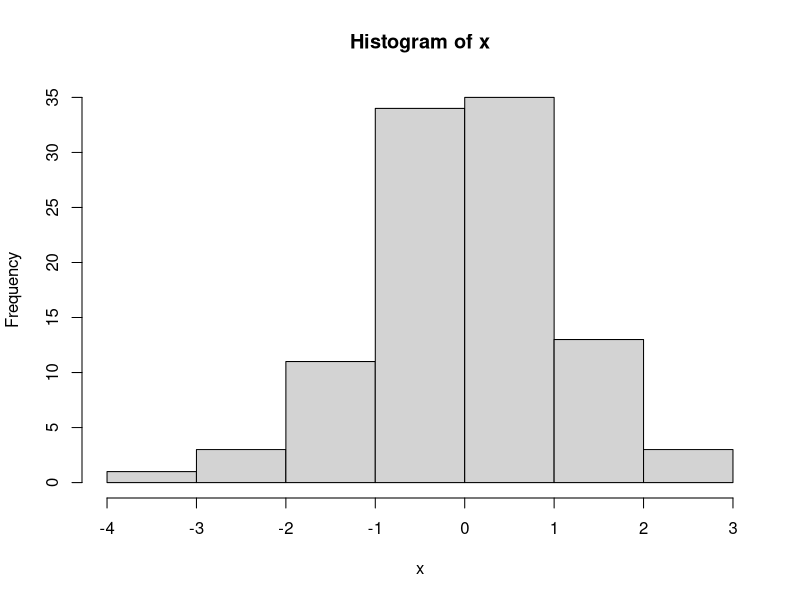
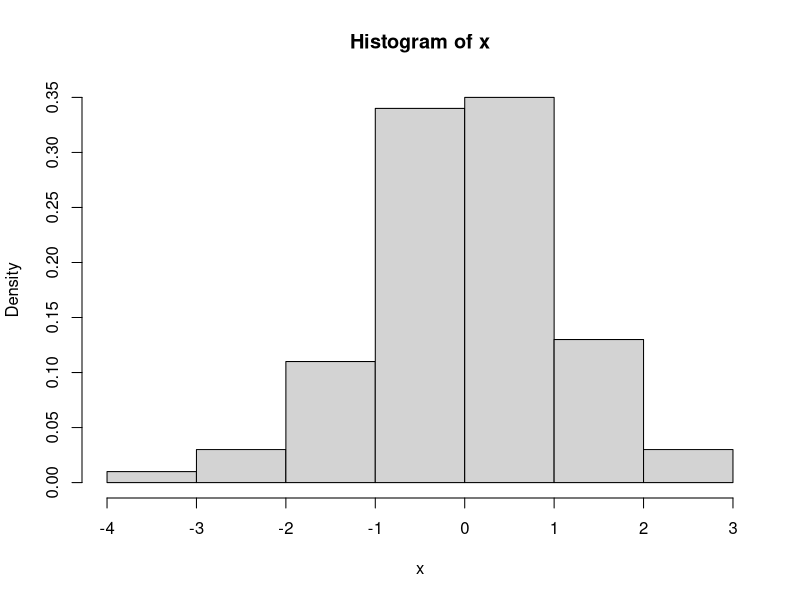
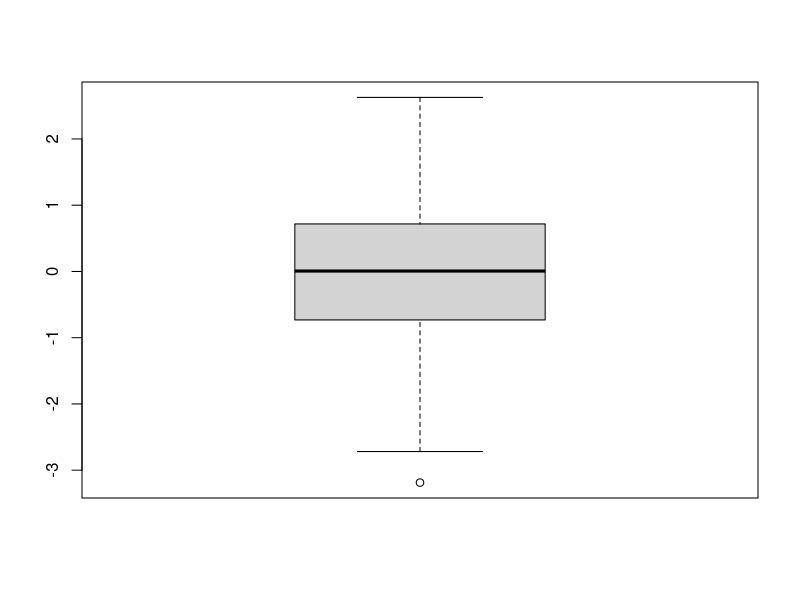
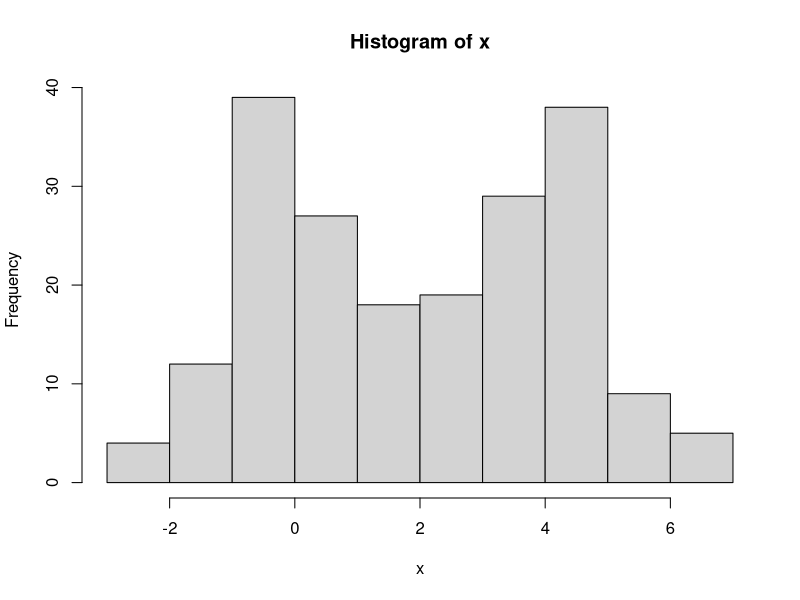
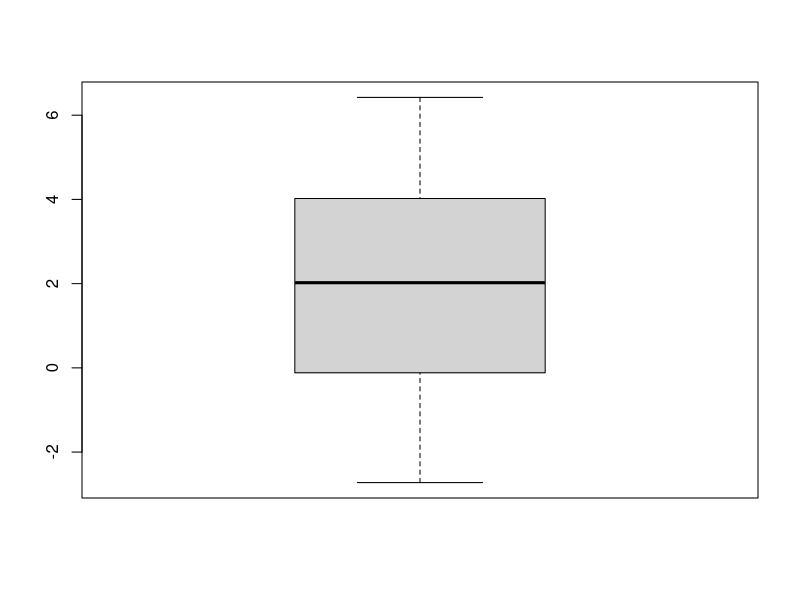
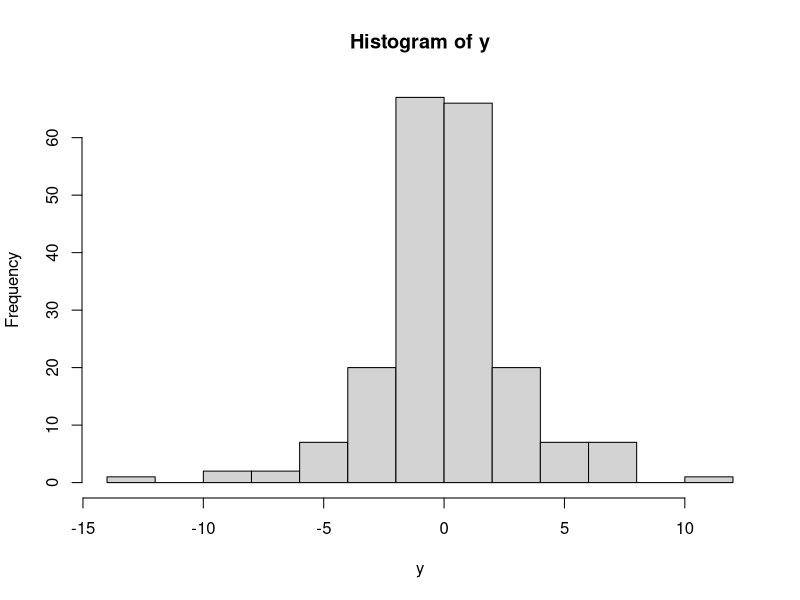
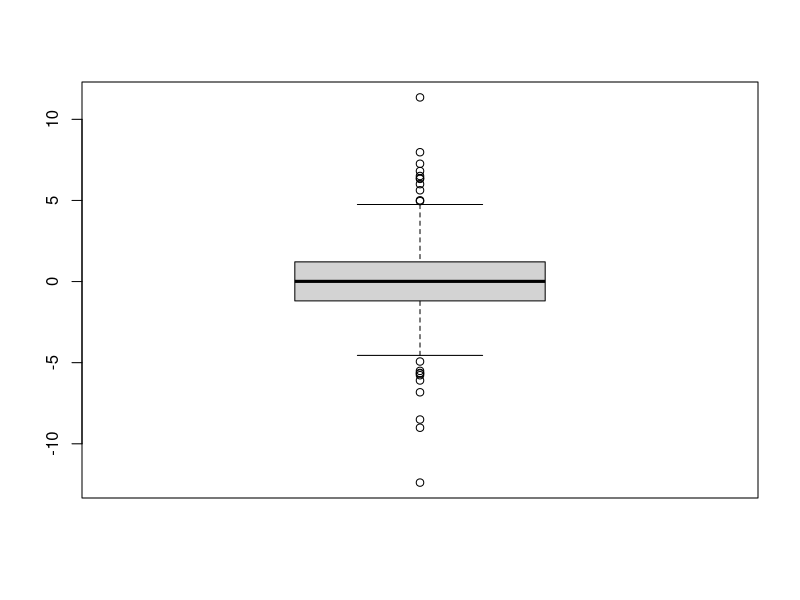
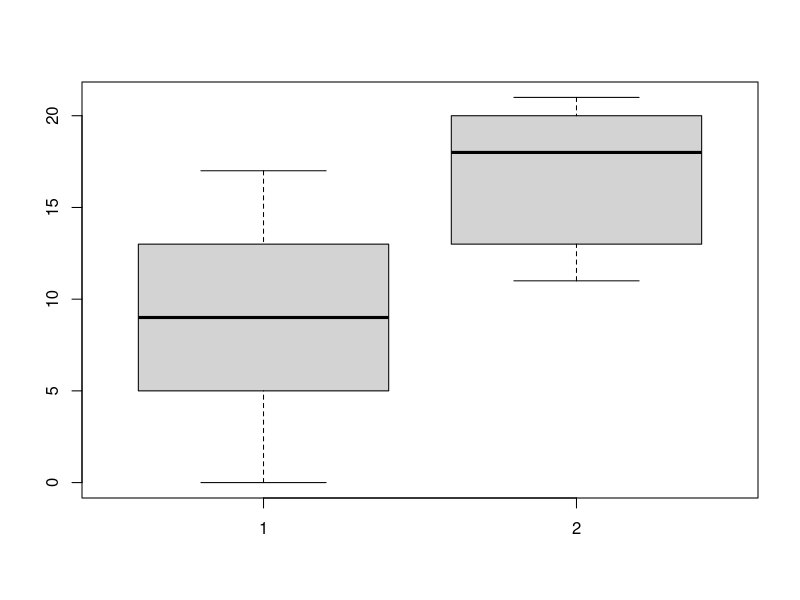

Write R code to recreate these figures, in order.
# Filename: 	code.r
# Project: 	/Users/shume/Developer/stat/MedicalStatisticsClass2015/01
# Author: 	shumez <https://github.com/shumez>
# Created: 	2019-06-26 16:42:0
# Modified: 	2019-06-26 16:49:28
# -----
# Copyright (c) 2019 shumez

##### 医学統計勉強会15第一回基本統計量　R code #####

x <- c(0.684, 1.406, -0.663, -0.124, 0.849, -0.888, -0.492, -0.044, -0.188, 0.536, 2.063, -1.379, 0.920, 0.453, 1.239)

## 数量的なデータの要約 ##

sum(x)			# x の要素の和
length(x)		# x の長さ
mean(x)			# x の平均
median(x)		# x の中央値
quantile(x)		# x の四分位点．Five numbers summary
quantile(x, 0.2)	# x の20%パーセント点
summary(x)			# Five numbers summary + 平均

var(x)			# x の分散
sd(x)			# x の標準偏差
sqrt(x)			# x の平方根
sqrt(var(x))	# x の分散の平方根 = x の標準偏差
IQR(x)			# x の四分位点間距離
quantile(x, 0.75) - quantile(x, 0.25)	# 四分位点間距離の定義の確認

## 視覚的なデータの要約 ##

x <- rnorm(100)	# ランダムなサンプルの生成

hist(x)			# ヒストグラム（頻度）
hist(x, freq=F)	# ヒストグラム（相対頻度）

boxplot(x)		# ボックスプロット

# ヒストグラムとボックスプロット #

# 二峰型 #
x1 <- rnorm(100, mean=0)
x2 <- rnorm(100, mean=4)
x <- c(x1, x2)
hist(x)
boxplot(x)

# 裾の重い分布 #
y1 <- rnorm(100, sd=1)
y2 <- rnorm(100, sd=4)
y <- c(y1, y2)
hist(y)
boxplot(y)



## 二標本問題 ##
x1 <- c(8, 17, 9, 5, 14, 13, 13, 3, 9, 0)
x2 <- c(19, 13, 13, 18, 21, 18, 11, 21, 20, 11)

boxplot(x1, x2)

t.test(x1, x2)		# Welch's t test
wilcox.test(x1, x2)	# Mann-Whitney test, Wilcoxon’s rank sum test



## 分散分析 ##

# サンプルデータ #
Data <- data.frame(
  z = c(8, 16, 7, 18, 6, 11, 15, 11, 20, 7, 19, 20, 21, 19, 24), 
  group = factor(c(rep(1,5), rep(2,5), rep(3,5)), label=c("placebo", "drugA", "drugB")))
print(Data)
boxplot(z ~ group, data=Data)

# ANOVA #
fit.aov <- aov(z ~ group, data=Data)
summary(fit.aov)

# Kruskal-Wallis rank sum test #
kruskal.test(z ~ group, data=Data)



## 多重比較 ##

# Tukey's method #
library(MASS)
fit.mc <- TukeyHSD(fit.aov)
print(fit.mc)
plot(fit.mc)

# Dunnett's method (Dunnett post hoc test) #
install.packages("multcomp")	# 最初の一回のみ実行
library(multcomp)
fit.dunnett <- glht(fit.aov, linfct = mcp(group = "Dunnett"))
confint(fit.dunnett, level=0.95)
summary(fit.dunnett)

# William's method #
fit.williams <- glht(fit.aov, linfct = mcp(group = "Williams"))
confint(fit.williams, level=0.95)
summary(fit.williams)
